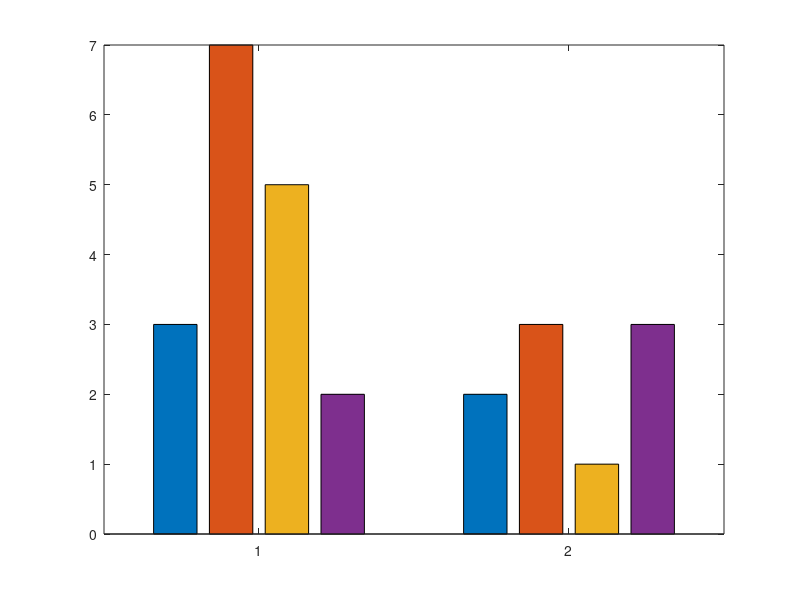

This chart was generated by the following MATLAB code: (Note: this script raises an error after producing the figure.)
data = [3, 7, 5, 2; 2 3 1 3];
b = bar(data);
ch = get(b, 'children');
set(ch, 'FaceVertexCData',[0 0 1;0 1 1;1 1 1;1 0 1;])